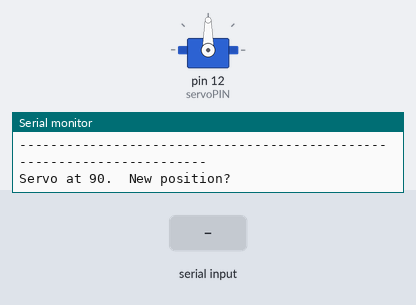
Bench run of a sketch on a simulated Arduino Uno, built with avr-gcc and run on an emulated ATmega328P. Parts: servo, the last lines printed to the serial monitor. Inputs (shaded band) come from the test bench.

Above: at 1.2 s.
1.3 s: "5\n" received over Serial
At 1.76 s:
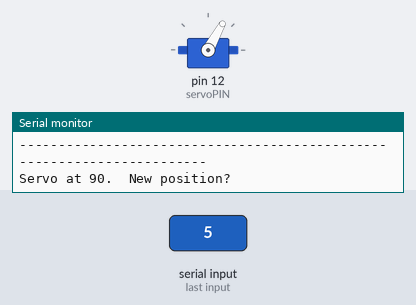
At 3.5 s:
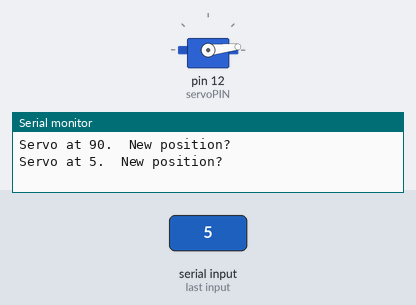
4.3 s: "90,45\n" received over Serial
Timing chart, 0 to 7.3 s (numbered marks = the images above; inputs shaded):
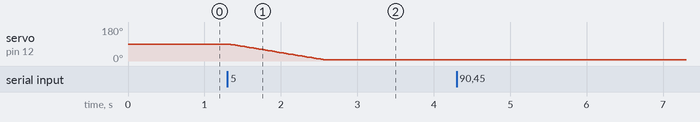

Measured:
- after the input at 1.3 s, servo on pin 12 (servoPIN): moves from 90° to 6° over 1.3 s, starting at once

The sketch:

interactive_servo_test.ino
```cpp
/*****************************************************************************
* Program Name: interactiveServo
* Author: Bob
*
* Move a servo interactively with the Arduino IDE Serial Monitor
*
* based upon  BARRAGAN <http://barraganstudio.com>
* and Scott Fitzgerald http://www.arduino.cc/en/Tutorial/Sweep
*
* ----------------------------------------------------------------------------
* Change History
* Date         Ver    Description
* ----------   ----   --------------------------------------------------------
* 02/25/2019   V1.0   Initial development
*****************************************************************************/
#include <Servo.h>

int    servoPIN = 12; //servo signal pin
int    servoPos = 90; //initial servo position
String inString = ""; //string to hold incomming command
Servo  servo;         //create servo object to control the servo


/*********************************************************************
 *  setup()
 *  Called once at power on
 ********************************************************************/
void setup() {
  servo.attach(servoPIN); // attaches the servo pin to the servo object
  servo.write(servoPos);  // set servo to initial position

  Serial.begin(115200);
  Serial.println("");
  Serial.println("-----------------------------------------------------------------------");
  Serial.println("- Welcome to Interactive Servo");
  Serial.println("- Open the serial monitor and ensure the Line Ending option (at bottom");
  Serial.println("- of the monitor window) is set to NewLine. To move the servo, enter a ");
  Serial.println("- number from 0 to 180(at top of monitor window)and press ENTER/SEND");
  Serial.println("-----------------------------------------------------------------------");
  Serial.print("Servo at "); Serial.print(servoPos); Serial.println(".\tNew position?");
}


/*********************************************************************
 *  loop()
 *  Main processing loop. Called after setup()
 ********************************************************************/
void loop() {

  /*wait till we get a command from serial monitor*/
  while(Serial.available()) {
    char inChar = Serial.read();
    if(inChar == '\n')  {
      int num = inString.toInt();
      inString = "";

      /*if valid number move servo*/
      if((num >= 0) && (num <= 180)) {
        for(int i = servoPos; i != num; i += (servoPos < num? 1 : -1)) {
          servo.write(i); delay(15); //move servo +/- 1 degree every 15 msec
        }
        servoPos = num; //update servo position
        Serial.print("Servo at "); Serial.print(servoPos); Serial.println(".\tNew position?");
      }
      else { Serial.print(num); Serial.println(" not valid.  Must be between 0 and 180"); }
    }

    /*add char to string if string not too long and valid digit*/
    else {
      if(inString.length() > 2) continue;
      if(isDigit(inChar)) inString += inChar;
    }
  }
}
```
